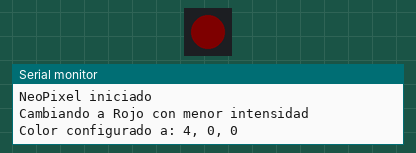
Bench run of a program on a simulated ESP32-S2. Shown: 1 RGB LEDs in strip order, left to right, the last lines printed to the serial monitor. Dim RGB values are drawn brighter than linear.

Above: at 0.12 s.
At 0.61 s:
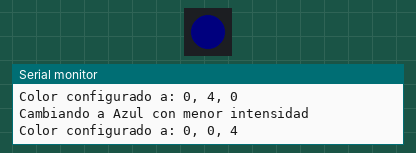
At 1.1 s:
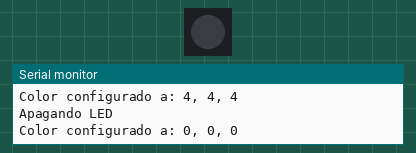
At 2.81 s:
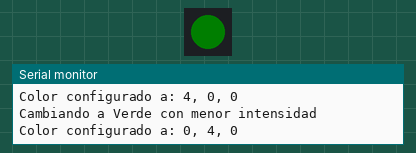
Timing chart, 0 to 3.1 s (numbered marks = the images above):
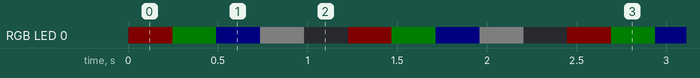

The program:

main.cpp
```cpp
#include <Arduino.h>
#include <NeoPixelBus.h>

const uint16_t PixelCount = 1;  // Number of leds
const uint8_t PixelPin = 18;    // RGB LED Pin
uint8_t PixelBrightness = 50;   // Pixel brightness
uint8_t timeDelay = 500;        // Delay time

// Type of the NeoPixel
NeoPixelBus<NeoGrbFeature, Neo800KbpsMethod> strip(PixelCount, PixelPin);

// Prototipo de la función
void setPixelColor(uint8_t red, uint8_t green, uint8_t blue);

void setup() {
  Serial.begin(115200);
  Serial.println();
  Serial.println("Iniciando NeoPixel");

  strip.Begin();
  strip.Show();  // Inicializa el LED apagado

  Serial.println("NeoPixel iniciado");
}

void loop() {
  // Ciclo para cambiar de color cada segundo con intensidad reducida
  Serial.println("Cambiando a Rojo con menor intensidad");
  setPixelColor(4, 0, 0);  // Rojo con menor intensidad
  delay(timeDelay);

  Serial.println("Cambiando a Verde con menor intensidad");
  setPixelColor(0, 4, 0);  // Verde con menor intensidad
  delay(timeDelay);

  Serial.println("Cambiando a Azul con menor intensidad");
  setPixelColor(0, 0, 4);  // Azul con menor intensidad
  delay(timeDelay);

  Serial.println("Cambiando a Blanco con menor intensidad");
  setPixelColor(4, 4, 4);  // Blanco con menor intensidad
  delay(timeDelay);

  Serial.println("Apagando LED");
  setPixelColor(0, 0, 0);  // Apagado
  delay(timeDelay);
}

void setPixelColor(uint8_t red, uint8_t green, uint8_t blue) {
  RgbColor color(red, green, blue);
  strip.SetPixelColor(0, color);
  strip.Show();

  Serial.print("Color configurado a: ");
  Serial.print(red);
  Serial.print(", ");
  Serial.print(green);
  Serial.print(", ");
  Serial.println(blue);
}
```

Measured:
- by itself, RGB LED 0: repeats every 1.2 s: RGB(0, 4, 0) 0.24 s, RGB(0, 0, 4) 0.24 s, RGB(4, 4, 4) 0.24 s, off 0.24 s, RGB(4, 0, 0) 0.24 s
- by itself, everything shown: repeats every 1.2 s, in 5 steps
